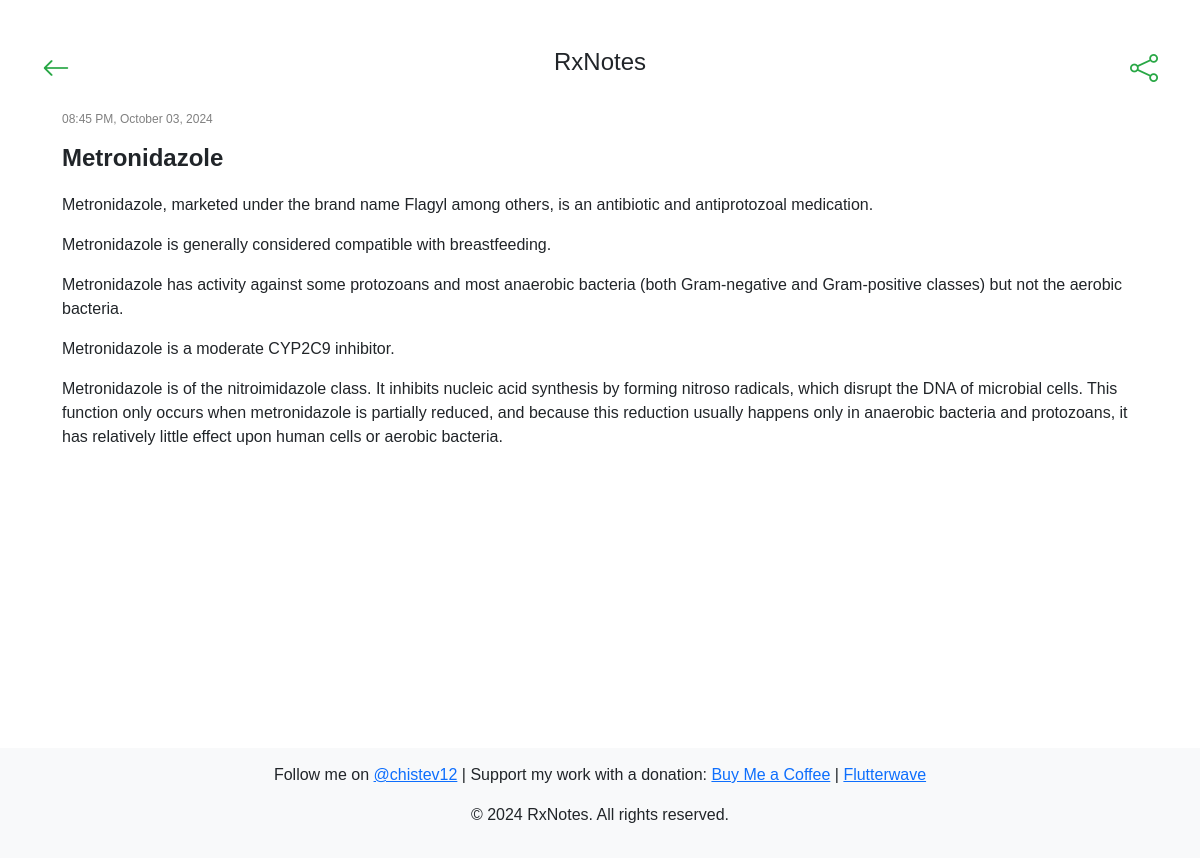
The app's page /note/Metronidazole/?query= with its own data.
### notes/models.py (models this page shows, shortened)
class Note(models.Model):
    title = models.CharField(max_length=200, unique=True)
    content = CKEditor5Field('Text', config_name='extends')
    created_at = models.DateTimeField(auto_now_add=True)
    updated_at = models.DateTimeField(null=True, blank=True)  # No auto update

### notes/views.py (the view)
# urls.py: path('note/<str:title>/', views.note_detail_view, name='note_detail_view'),
def note_detail_view(request, title):
    note = get_object_or_404(Note, title=title)
    query = request.GET.get('query', '')
    current_year = datetime.now().year
    return render(request, 'notes/detail.html', {'note': note, 'query': query, 'current_year': current_year})

### notes/templatetags/custom_filters.py (called while the page is built)
@register.filter
def highlight(text, search_term):
    if search_term:
        pattern = re.compile(re.escape(search_term), re.IGNORECASE)
        return pattern.sub(f'<span class="highlight">{search_term}</span>', text)
    return text

### notes/templates/notes/detail.html (shortened to what this page needs)
{% extends "notes/base.html" %}
{% load custom_filters %}
{% block content %}
        <div class="d-flex justify-content-between">
            <a href="{% url 'notes_view' %}" class="icon-btn fs-3">
                <i class="bi bi-arrow-left"></i>
            </a>
            <h4>RxNotes</h4>
            <div class="d-flex align-items-center">
                <div class="dropdown">
                    <i class="bi bi-share icon-btn fs-3" id="shareDropdown" data-bs-toggle="dropdown" aria-expanded="false"></i>
                </div>
            </div>
        </div>
        <div class="note-details">
            <p class="note-timestamp">
                {% if note.updated_at %}
                {{ note.updated_at|date:"h:i A, F d, Y" }}
            {% else %}
                {{ note.created_at|date:"h:i A, F d, Y" }}
            {% endif %}
            </p>
            <h5 class="note-title">{{ note.title }}</h5>
            <p class="note-content" id="noteContent">{{ note.content|highlight:query|safe }}</p>
        </div>
    </div>
{% endblock %}

### static/css/styles.css (style rules this page uses)
body { font-family: Arial, sans-serif; }
.note-details { margin: 20px; }
.note-title { font-size: 24px; font-weight: bold; }
.note-timestamp { color: gray; font-size: 12px; }
.note-content { margin-top: 20px; font-size: 16px; }
.icon-btn { color: #28a745; cursor: pointer; }

### notes/templates/notes/base.html (style rules this page uses)
html, body { height: 100%; margin: 0; }

### records on screen
Note: created_at "08:45 PM, October 03, 2024", title "Metronidazole", content|highlight "Metronidazole, marketed under the brand name Flagyl among others, is an antibiotic and antiprotozoal medication. Metronidazole is generally considered compatible with breastfeeding. Metronidazole has activity against some protozoans and most anaerobic bacteria (both Gram-negative and Gram-positive classes) but not the aerobic bacteria. Metronidazole is a moderate CYP2C9 inhibitor. Metronidazole is of the nitroimidazole class. It inhibits nucleic acid synthesis by forming nitroso radicals, which disrupt the DNA of microbial cells. This function only occurs when metronidazole is partially reduced, and because this reduction usually happens only in anaerobic bacteria and protozoans, it has…"
